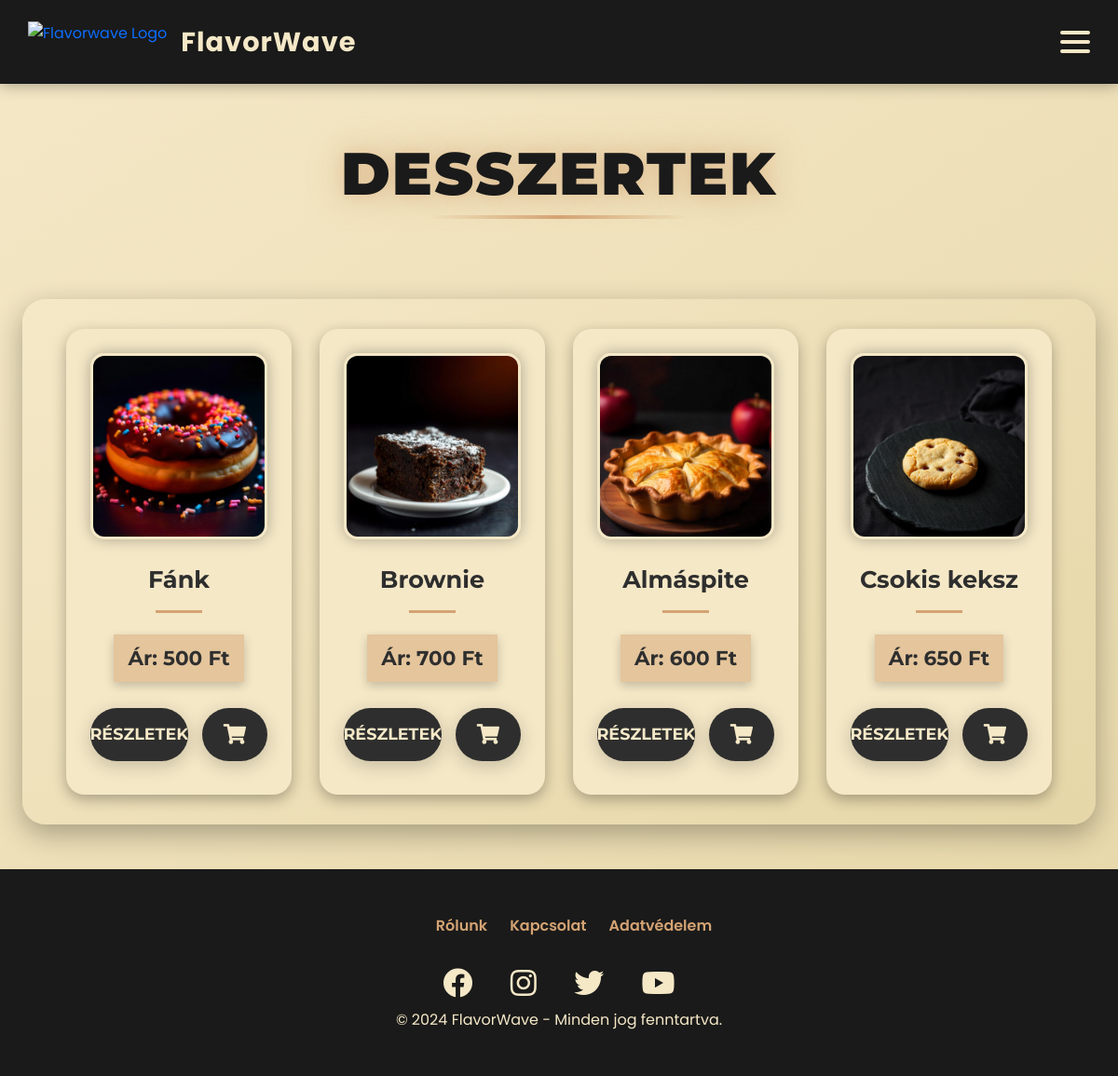
The page /php/desszertek.php on the database its author committed.
### tables this page shows
CREATE TABLE `etel` (
  `id` int(11) NOT NULL,
  `nev` varchar(50) NOT NULL,
  `egyseg_ar` int(10) NOT NULL,
  `leiras` varchar(250) NOT NULL,
  `kategoria_id` int(11) NOT NULL,
  `kep_url` varchar(255) NOT NULL,
  `kaloria` int(4) NOT NULL,
  `osszetevok` varchar(255) NOT NULL,
  `allergenek` varchar(150) NOT NULL
);

### php/adatbazisra_csatlakozas.php (called while the page is built, shortened)
<?php
    if (!isset($conn) || !($conn instanceof mysqli) || $conn->connect_errno != 0) {
        $conn = new mysqli('localhost', 'root', '', 'flavorwave');
        $conn->set_charset("utf8mb4");
    }
    function adatokLekerdezese($muvelet, $parameterek = []) {
        global $conn;
        $stmt = $conn->prepare($muvelet);
        if (!$stmt->execute()) {
            return "Hiba a lekérdezés végrehajtásakor: " . $stmt->error;
        }
        $eredmeny = $stmt->get_result();
        if ($eredmeny->num_rows > 0) {
            return $eredmeny->fetch_all(MYSQLI_ASSOC);
        } else {
            return [];
        }
    }
?>

### php/desszertek.php (the view, shortened to what this page needs)
<!DOCTYPE html>
<html lang="hu">
<head>
    <link href="https://cdn.jsdelivr.net/npm/bootstrap@5.3.0/dist/css/bootstrap.min.css" rel="stylesheet">
    <link rel="stylesheet" href="https://cdnjs.cloudflare.com/ajax/libs/font-awesome/5.15.4/css/all.min.css">
    <link href="https://unpkg.com/aos@2.3.1/dist/aos.css" rel="stylesheet">
    <link rel="stylesheet" href="../css/navbar.css">
    <link rel="stylesheet" href="../css/footer.css">
    <link rel="stylesheet" href="../css/kategoriaelemek.css">
    <link rel="stylesheet" href="../css/fooldal/ujfooldal.css">
</head>
<body>
    <?php
        include './navbar.php';
    ?>
    <div class="content-wrapper">
        <main>
            <div class="title-container">
                <h1 class="page-title" id="cim">Desszertek</h1>
            </div>
            <?php
            $kategoriak_sql = "SELECT * FROM etel WHERE kategoria_id = 7;";
            $kategoriak = adatokLekerdezese($kategoriak_sql);
            if (is_array($kategoriak)) {
                echo '<div class="flex-grid">';
                foreach ($kategoriak as $k) {
                    echo '
                                        <div class="flex-col">
                        <div class="menu__option" data-aos="fade-up" data-aos-delay="' . (100 * (array_search($k, $kategoriak) + 1)) . '">
                            <div class="image-wrapper">
                                <img src="../kepek/7/' . htmlspecialchars($k['kep_url']) . '" alt="' . htmlspecialchars($k['nev']) . '">
                            </div>
                            <h2>' . htmlspecialchars($k['nev']) . '</h2>
                            <div class="title-underline"></div>
                            <p class="price">Ár: ' . htmlspecialchars($k['egyseg_ar']) . ' Ft</p>
                            <div class="button-container">
                                <button class="order-btn details-btn" onclick="openCustomModal(\'modal-' . htmlspecialchars($k['id']) . '\')">Részletek</button>
                                <button class="order-btn add-to-cart" data-item-id="' . htmlspecialchars($k["id"]) . '" data-item="' . htmlspecialchars($k['nev']) . '" data-image="../kepek/7/' . htmlspecialchars($k['kep_url']) . '" onclick="addToCartOnly(\'' . htmlspecialchars($k["id"]) . '\')" title="Kosárba rakás">
                                    <i class="fas fa-shopping-cart"></i>
                                </button>
                            </div>
                        </div>
                    </div>
                    <div class="custom-modal" id="modal-' . htmlspecialchars($k['id']) . '">
                                <h5 class="custom-modal-title">' . htmlspecialchars($k['nev']) . ' - Részletek</h5>
                                <button type="button" class="custom-close-btn" onclick="closeCustomModal(\'modal-' . htmlspecialchars($k['id']) . '\')">×</button>
                                <img src="../kepek/7/' . htmlspecialchars($k['kep_url']) . '" class="img-fluid mb-3" alt="' . htmlspecialchars($k['nev']) . '">
                                <p><strong>Leírás: </strong>'. htmlspecialchars($k['leiras']) . '</p>
                                <p><strong>Kalória:</strong> ' . htmlspecialchars($k['kaloria']) . ' kcal</p>
                                <p><strong>Összetevők:</strong> ' . htmlspecialchars($k['osszetevok']) . '</p>
                                <p><strong>Allergének:</strong> ' . htmlspecialchars($k['allergenek']) . '</p>
                                <p><strong>Ár:</strong> ' . htmlspecialchars($k['egyseg_ar']) . ' Ft</p>
                                <button type="button" class="order-btn close-btn" onclick="closeCustomModal(\'modal-' . htmlspecialchars($k['id']) . '\')">Bezárás</button>
                    </div>';
                }
                echo '</div>';
            } else {
                echo "<p>Ehhez a kategóriához nem tartozik étel!</p>";
            }
            ?>
        </main>
        <div class="toast-container position-fixed bottom-0 end-0 p-3">
        </div>
        <div class="footer">
            <div class="footer-container">
                <ul class="footer-links">
                    <li><a href="../html/rolunk.html">Rólunk</a></li>
                    <li><a href="../html/kapcsolatok.html">Kapcsolat</a></li>
                    <li><a href="../html/adatvedelem.html">Adatvédelem</a></li>
                </ul>
                <div class="footer-socials">
                    <a href="https://www.facebook.com/" target="_blank"><i class="fab fa-facebook"></i></a>
                    <a href="https://www.instagram.com/" target="_blank"><i class="fab fa-instagram"></i></a>
                    <a href="https://x.com/" target="_blank"><i class="fab fa-twitter"></i></a>
                    <a href="https://www.youtube.com/" target="_blank"><i class="fab fa-youtube"></i></a>
                </div>
                <div class="footer-copy">
                    © 2024 FlavorWave - Minden jog fenntartva.
                </div>
            </div>
        </div>
    </div>
</body>
</html>

### css/navbar.css (style rules this page uses)
:root { --primary-beige: #F5E8C7; --dark-black: #1A1A1A; --accent-gold: #D4A373; --shadow-color: rgba(0, 0, 0, 0.3); --light-gray: #E8D5B5; --transition: all 0.3s ease; --navbar-height: 90px; --mobile-navbar-height: 70px; }
* { margin: 0; padding: 0; box-sizing: border-box; font-family: 'Poppins', sans-serif; }

### css/footer.css (style rules this page uses)
:root { --primary-beige: #F5E8C7; --dark-black: #1A1A1A; --accent-gold: #D4A373; --transition: all 0.4s ease; }
.footer { background: var(--dark-black); color: var(--primary-beige); padding: clamp(1.5rem, 4vw, 3rem) clamp(1rem, 2vw, 2rem); text-align: center; width: 100%; flex-shrink: 0; margin-top: auto; }
.footer-links { list-style: none; display: flex; justify-content: center; flex-wrap: wrap; gap: clamp(1rem, 2vw, 2rem); margin-bottom: clamp(1rem, 2vw, 1.5rem); }
.footer-links a { color: var(--accent-gold); text-decoration: none; font-weight: 600; font-size: clamp(0.8rem, 1.5vw, 1rem); transition: var(--transition); }
.footer-socials a { color: var(--primary-beige); margin: 0 clamp(0.8rem, 1.5vw, 1.5rem); font-size: clamp(1.2rem, 3vw, 2rem); transition: var(--transition); }

### css/fooldal/ujfooldal.css (style rules this page uses)
:root { --primary-beige: #F5E8C7; --dark-black: #1A1A1A; --accent-gold: #D4A373; --shadow-color: rgba(0, 0, 0, 0.3); --light-gray: #E8D5B5; --transition: all 0.4s ease; }
* { margin: 0; padding: 0; box-sizing: border-box; }
body { background-color: var(--primary-beige); color: var(--dark-black); font-family: 'Poppins', sans-serif; line-height: 1.6; overflow-x: hidden; }

### rows shown on the page
etel: kep_url (picture), nev "Fánk", egyseg_ar "500"
etel: kep_url (picture), nev "Brownie", egyseg_ar "700"
etel: kep_url (picture), nev "Almáspite", egyseg_ar "600"
etel: kep_url (picture), nev "Csokis keksz", egyseg_ar "650"
